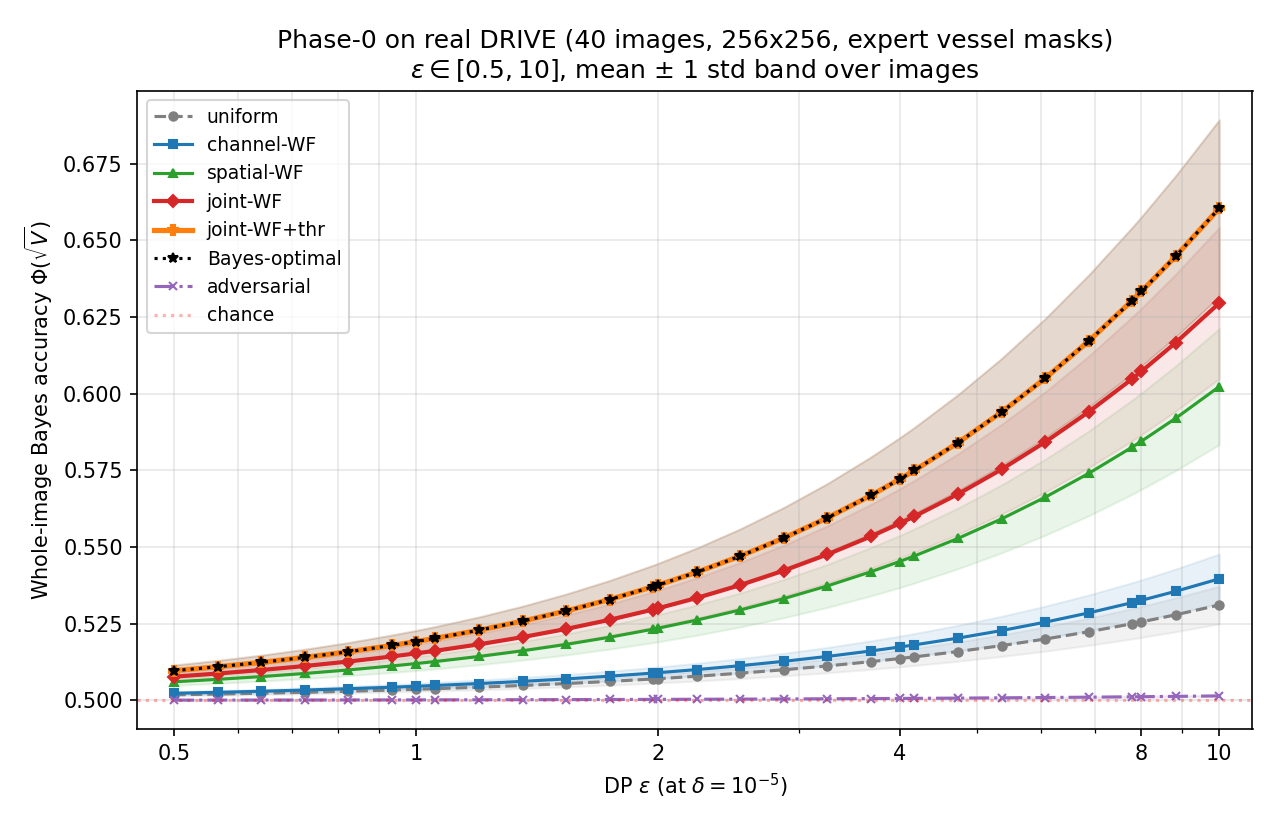

The script that saved this image:
"""
Phase-0 utility validation on the REAL DRIVE dataset (40 images,
20 train + 20 val, 584x565 RGB TIFFs with expert vessel masks).

Unlike `phase0_drive.py` (which used scikit-image's single retina sample
with Frangi-derived labels), this script uses the actual DRIVE images and
expert annotations sourced from the Hugging Face mirror
`Zomba/DRIVE-digital-retinal-images-for-vessel-extraction`.

Pipeline per image:
  1. resize to 256x256, normalize to [0, 1]
  2. expert vessel mask is the spatial saliency v(i, j)
  3. per-channel μ+ (vessel mean) and μ- (background mean) → contrast δμ_c
  4. within-class std → β
  5. rank-1 mu field: μ(c, i, j) = |δμ_c| · v(i, j)
  6. Bayes accuracy of each mechanism at every ε in the dense sweep

Then aggregate across the 40 images: report mean ± std curves.
"""

import glob
import os
import numpy as np
from PIL import Image
from scipy.stats import norm
from skimage import transform
import matplotlib

matplotlib.use("Agg")
import matplotlib.pyplot as plt

from phase0_validation import (
    eps_to_rho,
    bayes_acc,
    mech_uniform,
    mech_channel_wf,
    mech_spatial_wf,
    mech_joint_wf,
    mech_joint_wf_threshold,
    mech_bayes_optimal,
    mech_adversarial,
)


DRIVE_ROOT = "data/DRIVE"


def load_drive(target_size=256):
    """Yield (image_id, img[H,W,3] in [0,1], vessel_mask[H,W] bool)."""
    pairs = []
    for split in ["train", "val"]:
        in_dir = os.path.join(DRIVE_ROOT, split, "input")
        lab_dir = os.path.join(DRIVE_ROOT, split, "label")
        for tif in sorted(glob.glob(os.path.join(in_dir, "*.tif"))):
            stem = os.path.splitext(os.path.basename(tif))[0]
            # train labels use "{stem}.png", val labels use "{stem}_manual1.png"
            cands = [
                os.path.join(lab_dir, f"{stem}.png"),
                os.path.join(lab_dir, f"{stem}_manual1.png"),
            ]
            png = next((p for p in cands if os.path.exists(p)), None)
            if png is None:
                continue
            img = np.array(Image.open(tif), dtype=np.uint8)
            lab = np.array(Image.open(png), dtype=np.uint8)
            img_rs = transform.resize(
                img, (target_size, target_size, 3),
                preserve_range=True, anti_aliasing=True,
            ).astype(float) / 255.0
            lab_rs = transform.resize(
                lab.astype(float), (target_size, target_size),
                preserve_range=True, anti_aliasing=False, order=0,
            )
            pairs.append((f"{split}/{stem}", img_rs, lab_rs > 127))
    return pairs


def per_image_problem(img, vessel_mask):
    """Build the (mu, Delta, beta, w_c, w_ij) tuple for one DRIVE image."""
    img_chw = img.transpose(2, 0, 1)                                     # (3, H, W)
    background = ~vessel_mask
    if vessel_mask.sum() < 50 or background.sum() < 50:
        return None

    mu_plus = np.array([img_chw[c][vessel_mask].mean() for c in range(3)])
    mu_minus = np.array([img_chw[c][background].mean() for c in range(3)])
    delta_mu = np.abs(mu_plus - mu_minus)                                # (3,)

    sigmas_within = []
    for c in range(3):
        s_pos = img_chw[c][vessel_mask].std()
        s_neg = img_chw[c][background].std()
        sigmas_within.append(0.5 * (s_pos + s_neg))
    beta = float(np.mean(sigmas_within))

    v_map = vessel_mask.astype(float)                                    # (H, W) in {0, 1}
    mu_field = delta_mu[:, None, None] * v_map[None, :, :]               # (3, H, W)
    Delta = np.ones_like(mu_field)
    w_c = (mu_field ** 2).sum(axis=(1, 2))
    w_ij = (mu_field ** 2).sum(axis=0)

    return dict(
        mu=mu_field, Delta=Delta, beta=beta, w_c=w_c, w_ij=w_ij,
        delta_mu=delta_mu, mu_plus=mu_plus, mu_minus=mu_minus,
    )


def main():
    delta_dp = 1e-5
    eps_dense = np.geomspace(0.5, 10.0, 25)
    eps_table = np.array([0.5, 1.0, 2.0, 4.0, 8.0, 10.0])
    epsilons = np.unique(np.round(np.concatenate([eps_dense, eps_table]), 6))
    rhos = [eps_to_rho(e, delta_dp) for e in epsilons]

    print("Loading DRIVE (40 images, 256x256)...")
    pairs = load_drive(target_size=256)
    print(f"  loaded {len(pairs)} (image, mask) pairs")

    # Per-image stats
    delta_mu_all = []
    beta_all = []
    vessel_frac = []
    for name, img, mask in pairs:
        prob = per_image_problem(img, mask)
        if prob is None:
            continue
        delta_mu_all.append(prob["delta_mu"])
        beta_all.append(prob["beta"])
        vessel_frac.append(float(mask.mean()))
    delta_mu_all = np.stack(delta_mu_all)                                # (N, 3)
    beta_all = np.array(beta_all)
    vessel_frac = np.array(vessel_frac)

    print()
    print("Per-channel |contrast| |μ+ - μ-| across 40 DRIVE images:")
    for c, ch in enumerate("RGB"):
        v = delta_mu_all[:, c]
        print(f"  {ch}: mean={v.mean():.4f}  std={v.std():.4f}  "
              f"min={v.min():.4f}  max={v.max():.4f}")
    mean_delta_mu = delta_mu_all.mean(axis=0)
    print(f"  channel ratio (mean): max/min = "
          f"{mean_delta_mu.max() / max(mean_delta_mu.min(), 1e-12):.2f}")
    print(f"  per-image max/min ratios: mean = "
          f"{(delta_mu_all.max(axis=1) / np.maximum(delta_mu_all.min(axis=1), 1e-6)).mean():.2f}")
    print()
    print(f"Within-class std β: mean={beta_all.mean():.4f}  std={beta_all.std():.4f}")
    print(f"Vessel pixel fraction: mean={vessel_frac.mean():.4f} (literature ~0.075)")
    print()

    mechanisms = [
        ("uniform",       lambda r, p: mech_uniform(r, p["mu"], p["Delta"], p["beta"])),
        ("channel-WF",    lambda r, p: mech_channel_wf(r, p["mu"], p["Delta"], p["beta"], p["w_c"])),
        ("spatial-WF",    lambda r, p: mech_spatial_wf(r, p["mu"], p["Delta"], p["beta"], p["w_ij"])),
        ("joint-WF",      lambda r, p: mech_joint_wf(r, p["mu"], p["Delta"], p["beta"], p["w_c"], p["w_ij"])),
        ("joint-WF+thr",  lambda r, p: mech_joint_wf_threshold(r, p["mu"], p["Delta"], p["beta"], p["w_c"], p["w_ij"])),
        ("Bayes-optimal", lambda r, p: mech_bayes_optimal(r, p["mu"], p["Delta"], p["beta"])),
        ("adversarial",   lambda r, p: mech_adversarial(r, p["mu"], p["Delta"], p["beta"], p["w_c"], p["w_ij"])),
    ]

    # accs[name] is shape (N_images, N_eps)
    print("Running mechanisms over 40 images x", len(epsilons), "epsilons ...")
    accs = {name: np.zeros((len(pairs), len(epsilons))) for name, _ in mechanisms}
    for img_idx, (name_img, img, mask) in enumerate(pairs):
        prob = per_image_problem(img, mask)
        for name, fn in mechanisms:
            for j, rho in enumerate(rhos):
                sigma2 = fn(rho, prob)
                accs[name][img_idx, j] = bayes_acc(prob["mu"], sigma2, prob["beta"])
        if (img_idx + 1) % 10 == 0:
            print(f"  done {img_idx+1}/{len(pairs)}")

    # Aggregate: mean and std across images
    table_idx = [int(np.argmin(np.abs(epsilons - e))) for e in eps_table]
    header = f"{'mechanism':<15s}" + "".join(f"  eps={e:>4.1f}" for e in eps_table)

    print()
    print("Mean Bayes accuracy across 40 DRIVE images (whole-image classification):")
    print(header)
    print("-" * len(header))
    for name, _ in mechanisms:
        row_mean = accs[name].mean(axis=0)
        row = f"{name:<15s}" + "".join(f"  {row_mean[i]:>8.4f}" for i in table_idx)
        print(row)
    print()
    print("Lift over uniform (pp, mean across images):")
    print(header)
    print("-" * len(header))
    uniform_mean = accs["uniform"].mean(axis=0)
    for name, _ in mechanisms:
        if name == "uniform":
            continue
        lifts_per_img = 100 * (accs[name] - accs["uniform"])
        lifts_mean = lifts_per_img.mean(axis=0)
        lifts_std = lifts_per_img.std(axis=0)
        row = f"{name:<15s}" + "".join(
            f"  {lifts_mean[i]:>+5.2f}±{lifts_std[i]:>4.2f}" for i in table_idx
        )
        print(row)

    # Plot: mean curve with shaded ±1 std band, log-x in [0.5, 10]
    styles = {
        "uniform":       dict(color="gray",     linestyle="--", marker="o", markersize=4),
        "channel-WF":    dict(color="tab:blue",                marker="s",  markersize=4),
        "spatial-WF":    dict(color="tab:green",               marker="^",  markersize=4),
        "joint-WF":      dict(color="tab:red",                 marker="D",  markersize=4, linewidth=2.0),
        "joint-WF+thr":  dict(color="tab:orange",              marker="P",  markersize=5, linewidth=2.5),
        "Bayes-optimal": dict(color="black",    linestyle=":",  marker="*", markersize=5),
        "adversarial":   dict(color="tab:purple", linestyle="-.", marker="x", markersize=4),
    }

    fig, ax = plt.subplots(figsize=(8.5, 5.5))
    for name, _ in mechanisms:
        m = accs[name].mean(axis=0)
        s = accs[name].std(axis=0)
        kw = styles[name]
        ax.plot(epsilons, m, label=name, **kw)
        ax.fill_between(epsilons, m - s, m + s, color=kw["color"], alpha=0.10)
    ax.axhline(0.5, color="red", linestyle=":", alpha=0.3, label="chance")
    ax.set_xscale("log")
    ax.set_xticks(eps_table)
    ax.set_xticklabels([f"{e:g}" for e in eps_table])
    ax.set_xlim(0.45, 11.0)
    ax.set_xlabel(r"DP $\varepsilon$ (at $\delta=10^{-5}$)")
    ax.set_ylabel(r"Whole-image Bayes accuracy $\Phi(\sqrt{V})$")
    ax.set_title(f"Phase-0 on real DRIVE ({len(pairs)} images, 256x256, expert vessel masks)\n"
                 r"$\varepsilon \in [0.5, 10]$, mean $\pm$ 1 std band over images")
    ax.legend(loc="upper left", fontsize=9, ncol=1)
    ax.grid(alpha=0.3, which="both")
    fig.tight_layout()
    out = "phase0_drive_real.png"
    fig.savefig(out, dpi=150)
    plt.close(fig)
    print(f"\nSaved curve plot to {out}")

    # Companion: per-channel contrast distribution
    fig, ax = plt.subplots(figsize=(7, 4))
    bp = ax.boxplot(
        [delta_mu_all[:, c] for c in range(3)],
        tick_labels=["R", "G", "B"],
        patch_artist=True,
    )
    for patch, color in zip(bp["boxes"], ["tab:red", "tab:green", "tab:blue"]):
        patch.set_facecolor(color)
        patch.set_alpha(0.5)
    ax.set_ylabel(r"|$\mu^+_c$ - $\mu^-_c$| (per-image)")
    ax.set_title("DRIVE per-channel vessel-vs-background contrast (40 images)")
    ax.grid(alpha=0.3, axis="y")
    fig.tight_layout()
    fig.savefig("phase0_drive_real_channels.png", dpi=150)
    plt.close(fig)
    print(f"Saved channel-contrast boxplot to phase0_drive_real_channels.png")


if __name__ == "__main__":
    main()
